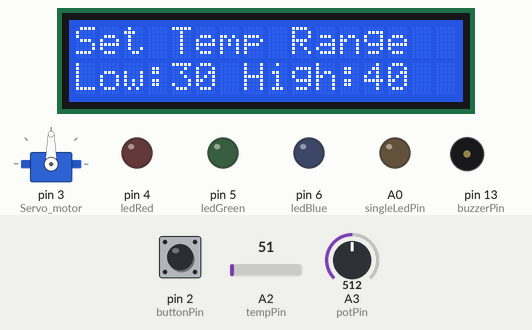
Bench run of a sketch on a simulated Arduino Uno, built with avr-gcc and run on an emulated ATmega328P. On the bench: 16×2 character LCD, servo, output pins drawn as LEDs (lit = HIGH), buzzer (waves = sounding, pin HIGH). The inputs (shaded band) are chosen by the test bench; at power-on: pin 2 (buttonPin) HIGH, A2 (tempPin) = 51, A3 (potPin) = 512.

Above: at 1.2 s.
1.3 s: pin 2 (buttonPin) pulled LOW for 0.15 s
At 2.8 s:
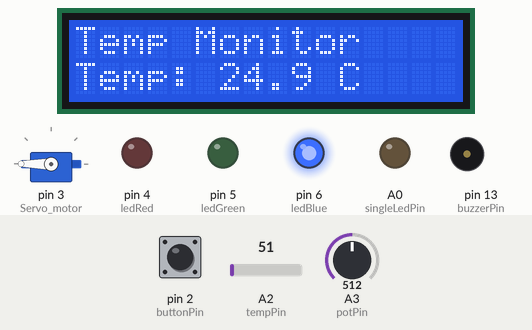
4.0 s: A2 (tempPin) set to 23
At 5.7 s:
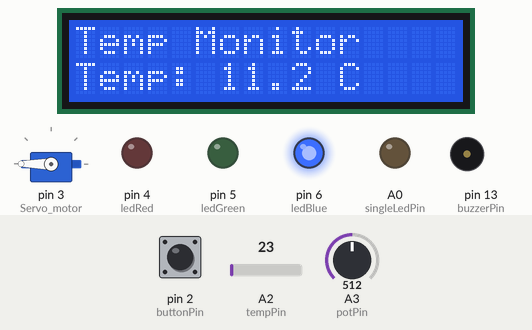
6.0 s: A2 (tempPin) set to 19
At 7.6 s:
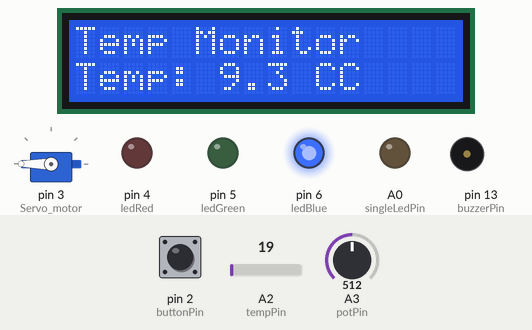
8.0 s: A2 (tempPin) set to 57
At 9.4 s:
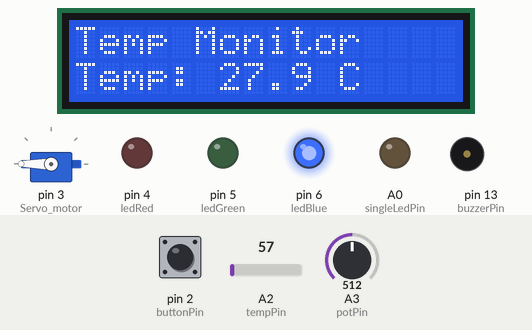
10.0 s: A2 (tempPin) set to 68
At 11.2 s:
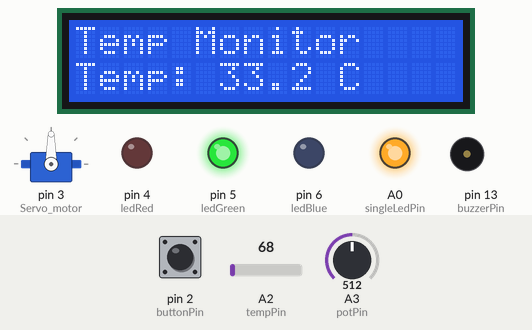
12.0 s: A2 (tempPin) set to 86
At 13.0 s:
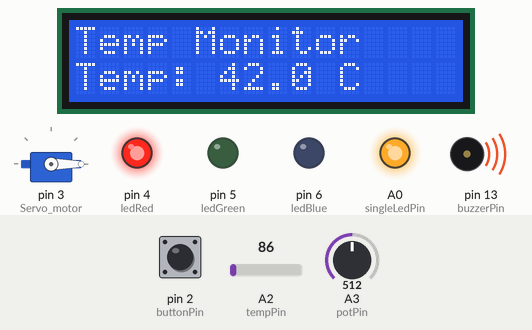
Timing chart, 0 to 16.0 s (numbered marks = the images above; inputs shaded):
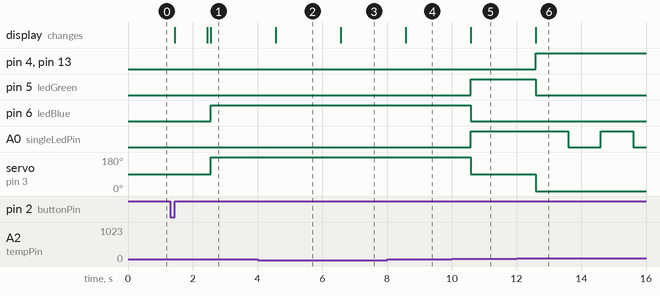

The sketch:

sketch_jan11a.ino
```cpp
#include <LiquidCrystal.h>
#include <Servo.h>


LiquidCrystal lcd(7, 8, 9, 10, 11, 12);


Servo servoMotor;


int potPin = A3;
int tempPin = A2;
int buttonPin = 2;
int buzzerPin = 13;
int ledRed = 4;
int ledGreen = 5;
int ledBlue = 6;
int singleLedPin = A0;
int Servo_motor = 3;

int potValue = 0;
float voltage = 0.0;
float temperature = 0.0;
int tempLow = 20;
int tempHigh = 30;
bool setupCompleted = false;
bool ledState = false;
unsigned long previous_millis = 0;
const long interval = 100;

void setup() {

  lcd.begin(16, 2);


  servoMotor.attach(Servo_motor);

  pinMode(potPin, INPUT);
  pinMode(tempPin, INPUT);
  pinMode(buttonPin, INPUT_PULLUP);
  pinMode(buzzerPin, OUTPUT);
  pinMode(ledRed, OUTPUT);
  pinMode(ledGreen, OUTPUT);
  pinMode(ledBlue, OUTPUT);
  pinMode(singleLedPin, OUTPUT);


  Serial.begin(9600);

  lcd.setCursor(0, 0);
  lcd.print("Set Temp Range");
}

void loop() {
  unsigned long current_second = millis();

  if (!setupCompleted) {

    potValue = analogRead(potPin);

    if (potValue < 200) {
      tempLow = 15;
      tempHigh = 25;
    } else if (potValue < 500) {
      tempLow = 20;
      tempHigh = 30;
    } else {
      tempLow = 30;
      tempHigh = 40;
    }


    lcd.setCursor(0, 1);
    lcd.print("Low:");
    lcd.print(tempLow);
    lcd.print(" High:");
    lcd.print(tempHigh);


    if (digitalRead(buttonPin) == LOW) {
      delay(50);
      if (digitalRead(buttonPin) == LOW) {
        lcd.clear();
        lcd.setCursor(0, 0);
        lcd.print("Setup Done");
        delay(1000);
        lcd.clear();
        setupCompleted = true;
      }
    }

    delay(100);
  } else {
    int adcValue = analogRead(tempPin);
    voltage = (adcValue / 1023.0) * 5.0;
    temperature = voltage * 100.0;


    lcd.setCursor(0, 0);
    lcd.print("Temp Monitor");
    lcd.setCursor(0, 1);
    lcd.print("Temp: ");
    lcd.print(temperature, 1);
    lcd.print(" C");


    if (temperature < tempLow) {
      digitalWrite(ledRed, LOW);
      digitalWrite(ledGreen, LOW);
      digitalWrite(ledBlue, HIGH);
      digitalWrite(singleLedPin, LOW);
      digitalWrite(buzzerPin, LOW);
      servoMotor.write(180);
    } else if (temperature <= tempHigh) {
      digitalWrite(ledRed, LOW);
      digitalWrite(ledGreen, HIGH);
      digitalWrite(ledBlue, LOW);
      digitalWrite(singleLedPin, HIGH);
      digitalWrite(buzzerPin, LOW);
      servoMotor.write(90);
    } else {
      digitalWrite(ledRed, HIGH);
      digitalWrite(ledGreen, LOW);
      digitalWrite(ledBlue, LOW);
      digitalWrite(buzzerPin, HIGH);
      servoMotor.write(0);


      if (current_second - previous_millis >= interval) {
        previous_millis = current_second;
        ledState = !ledState;
        digitalWrite(singleLedPin, ledState);
      }
    }

    delay(1000);
  }
}
```

Measured:
- the behaviour switches between 21 and 20 on A2 (tempPin) (found by bisection; images 2 and 3)
- the behaviour switches between 61 and 62 on A2 (tempPin) (found by bisection; images 4 and 5)
- after the input at 1.3 s, pin 6 (ledBlue): LOW → HIGH after 1.3 s; servo on pin 3 (Servo_motor): 90° → 180° after 1.3 s; the display: first changes after 0.15 s (image 1 shows a later state)
- after the input at 4.0 s, the display: changes after 0.56 s (image 2)
- after the input at 6.0 s, the display: changes after 0.57 s (image 3)
- after the input at 8.0 s, the display: changes after 0.58 s (image 4)
- after the input at 10.0 s, pin 5 (ledGreen), A0 (singleLedPin): LOW → HIGH after 0.59 s; pin 6 (ledBlue): HIGH → LOW after 0.59 s; servo on pin 3 (Servo_motor): 180° → 90° after 0.59 s; the display: changes after 0.59 s (image 5)
- after the input at 12.0 s, pin 4 (ledRed), pin 13 (buzzerPin): LOW → HIGH after 0.59 s; pin 5 (ledGreen): HIGH → LOW after 0.59 s; A0 (singleLedPin): HIGH → LOW after 1.6 s, → HIGH 1.0 s later, → LOW 1.0 s later; servo on pin 3 (Servo_motor): 90° → 0° after 0.59 s; the display: changes after 0.59 s (image 6)
